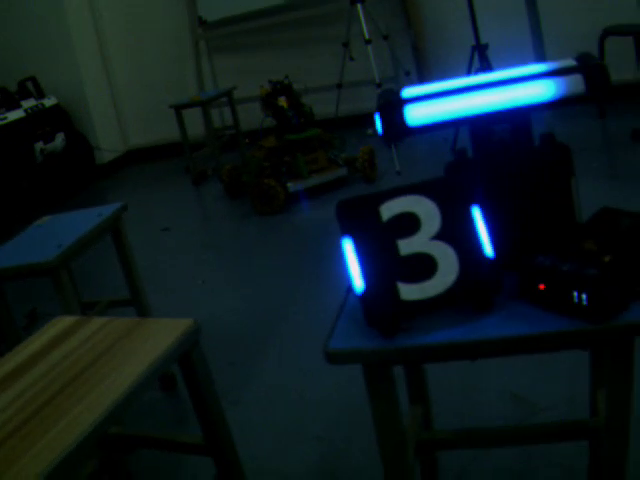
#> input picture frame 62 of test/T3/video.mp4, 640 x 480 px
$ python video_detector.py
#> lines starting #> are read from the running program, lines starting #| are printed output that depends on the picture; after the words box and inside, x2 and y2 are one past the last pixel; in counts of white or black regions, pixels touching at a corner belong together
#> in process_video, frame is the input picture: shape (480, 640, 3); mean B, G, R 31.3, 27.2, 13.1
import cv2
import numpy as np
from datetime import datetime


def detect_blue_light_arrow_v3(frame):
    """
    利用 T2 v3 版本：使用最小旋转矩形框选蓝色灯条目标
    """

    hsv = cv2.cvtColor(frame, cv2.COLOR_BGR2HSV)
#> hsv: shape (480, 640, 3); mean H, S, V 80, 172.3, 35

    lower_blue = np.array([90, 30, 180], dtype=np.uint8)
    upper_blue = np.array([140, 255, 255], dtype=np.uint8)
    mask = cv2.inRange(hsv, lower_blue, upper_blue)
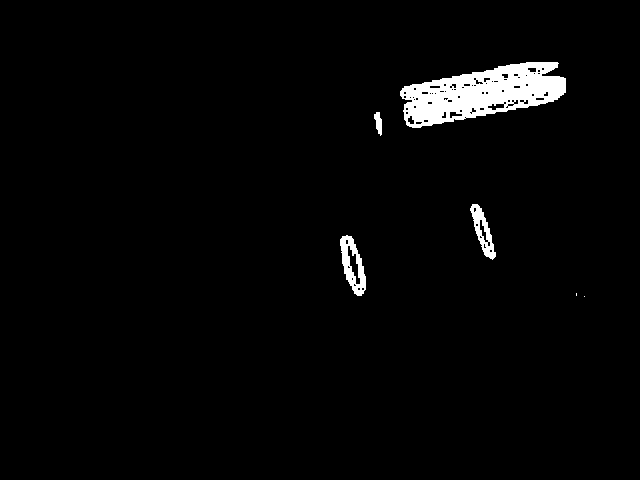
#> mask: shape (480, 640); 2.5% white; 6 white regions (2 under 20 px), largest, box (x1, y1, x2, y2) and area: (400, 62, 566, 128) 6264, (340, 235, 366, 296) 779, (470, 204, 496, 260) 577, (374, 112, 382, 136) 124

    kernel = cv2.getStructuringElement(cv2.MORPH_RECT, (3, 3))
    mask = cv2.morphologyEx(mask, cv2.MORPH_CLOSE, kernel, iterations=2)
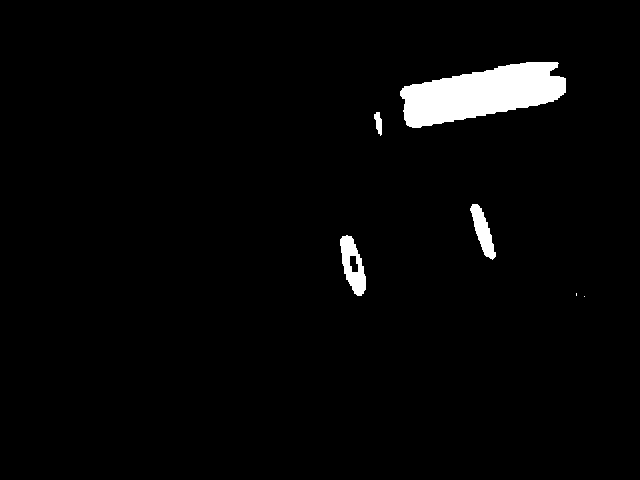
#> mask: shape (480, 640); 2.8% white; 6 white regions (2 under 20 px)

    contours, _ = cv2.findContours(mask, cv2.RETR_EXTERNAL, cv2.CHAIN_APPROX_SIMPLE)
#> contours = 6 contours, 2 with area under 20; largest, box (x1, y1, x2, y2) and area: (400, 62, 566, 128) 6662, (340, 235, 366, 296) 913, (470, 204, 496, 260) 610, (374, 112, 382, 136) 98

    result_frame = frame.copy()
    results = []

    for cnt in contours:
        area = cv2.contourArea(cnt)
        if area < 80:
            continue

        cv2.drawContours(result_frame, [cnt], -1, (0, 255, 0), 2)

        rect = cv2.minAreaRect(cnt)
        (x, y), (w, h), angle = rect
        if w < 5 or h < 5:
            continue

        box = cv2.boxPoints(rect)
        box = box.astype(np.int32)
        cv2.drawContours(result_frame, [box], 0, (0, 0, 255), 2)

        results.append(((int(x), int(y)), (int(w), int(h)), angle))
#> this loop made 6 passes
#> (area, x, y, w, h, angle, box) on passes 3 to 6: (913, 352.6, 265.2, 20, 61.78, -11.31, [[348, 297], [336, 236], [356, 232], [368, 293]]), (609.5, 482.8, 231.3, 13.91, 58.5, -18.43, [[485, 261], [466, 205], [480, 201], [498, 256]]), (97.5, 378.5, 123.4, 6.67, 23.34, -11.31, [[377, 135], [372, 112], [379, 111], [384, 134]]), (6661.5, 483.3, 92.12, 165.8, 45.74, -10.89, [[406, 130], [397, 85], [560, 54], [569, 98]])
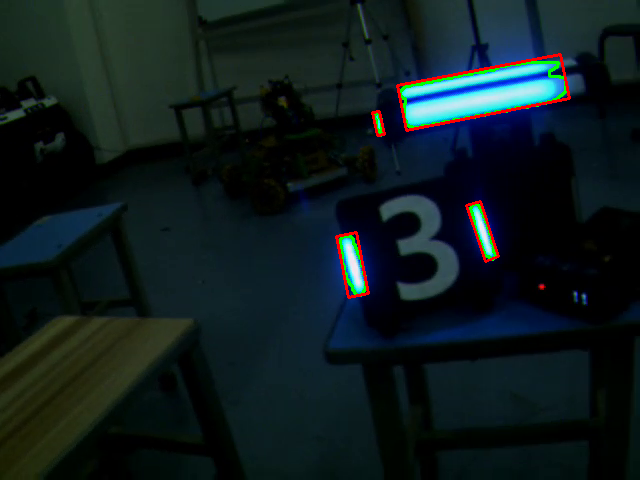
#> result_frame: shape (480, 640, 3); 1.19% of pixels changed, all inside (x1, y1, x2, y2) = (335, 53, 571, 299)
#> after the loop, results = [((352, 265), (20, 61), -11.31), ((482, 231), (13, 58), -18.43), ((378, 123), (6, 23), -11.31), ((483, 92), (165, 45), -10.89)]

    return mask, result_frame, results


def process_video(video_path):
    """
    打开视频文件或摄像头，实时检测蓝色灯条
    支持：
      - 空格键暂停/继续
      - S 键保存当前检测帧（带时间戳，不退出）
      - ESC 键退出
      - 输出 MP4 视频
    """
    cap = cv2.VideoCapture(video_path)

    if not cap.isOpened():
        print("无法打开视频文件或摄像头，请检查路径。")
        return

    # 获取视频信息
    w = int(cap.get(cv2.CAP_PROP_FRAME_WIDTH))
    h = int(cap.get(cv2.CAP_PROP_FRAME_HEIGHT))
    fps = cap.get(cv2.CAP_PROP_FPS)
    fps = fps if fps > 0 else 25

    print("视频已打开：")
    print("   [空格] 暂停/继续播放")
    print("   [S] 保存当前检测帧")
    print("   [ESC] 提前退出程序")

    timestamp = datetime.now().strftime("%Y%m%d_%H%M%S")
    out_name = f"output_arrow_detect_v3_{timestamp}.mp4"
    fourcc = cv2.VideoWriter_fourcc(*'mp4v')
    out = cv2.VideoWriter(out_name, fourcc, fps, (w, h))
    print(f"正在录制输出视频（如果提前退出将只有运行部分）：{out_name}")

    paused = False

    while True:
        if not paused:
            ret, frame = cap.read()
            if not ret:
                print("视频播放结束或无法读取帧。")
                break

            # 调用检测函数
            mask, result_frame, results = detect_blue_light_arrow_v3(frame)

            # 写入输出视频
            out.write(result_frame)

        cv2.imshow("Blue Light Detection (v3)", result_frame)
        key = cv2.waitKey(30) & 0xFF
#> (key Esc is pressed here)

        if key == 27:  # ESC 键退出
            print("已退出视频检测。")
            break

        elif key == ord('s'):  # S 键保存帧
            ts = datetime.now().strftime("%Y%m%d_%H%M%S")
            save_name = f"arrow_detect_v3_{ts}.png"
            cv2.imwrite(save_name, result_frame)
            print(f"已保存检测帧：{save_name}")

        elif key == ord(' '):  # 空格键暂停/继续
            paused = not paused
            if paused:
                print("⏸ 暂停中... 再按空格继续。")
            else:
                print("▶ 继续播放...")

    cap.release()
    out.release()
    cv2.destroyAllWindows()
    print(f"视频已保存至：{out_name}")


if __name__ == "__main__":
    video_path = "video.mp4"

    if video_path == "0":
        video_path = 0

    process_video(video_path)

$ run again, starting later in the video
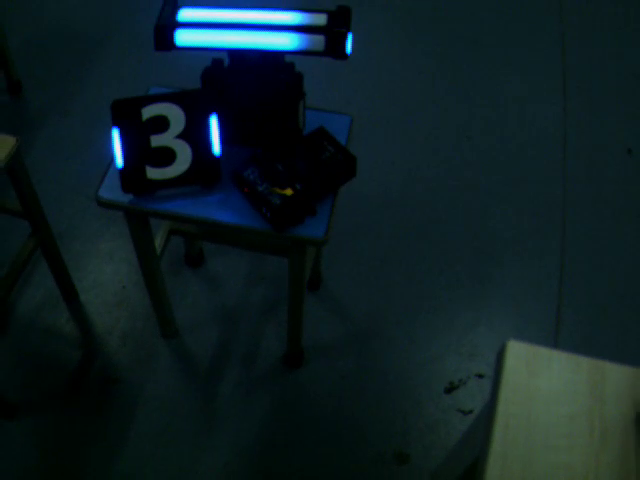
#> input picture frame 281 of test/T3/video.mp4, 640 x 480 px
#> in process_video, frame is the input picture: shape (480, 640, 3); mean B, G, R 34.8, 30.8, 13.5
#> hsv: shape (480, 640, 3); mean H, S, V 90.5, 180.9, 36.8
#> in detect_blue_light_arrow_v3, `mask = cv2.morphologyEx(mask, cv2.MORPH_CLOSE, kernel, iterations=2)`:
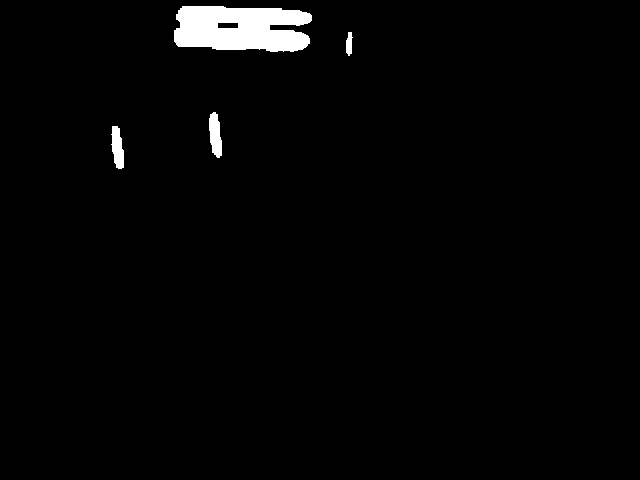
#> mask: shape (480, 640); 2% white; 4 white regions
#> contours = 4 contours; box (x1, y1, x2, y2) and area: (174, 6, 312, 52) 5056, (209, 112, 222, 158) 384, (111, 126, 124, 169) 348, (346, 32, 353, 56) 96
#> the loop in detect_blue_light_arrow_v3, `for cnt in contours:` made 4 passes
#> (area, x, y, w, h, angle, box) on passes 1 to 4: (348.5, 116.9, 146.9, 11.01, 42.91, -9.46, [[115, 169], [107, 126], [118, 124], [125, 167]]), (384.5, 215, 134.6, 11.13, 45.34, -4.76, [[211, 157], [207, 112], [218, 111], [222, 156]]), (95.5, 348.7, 43.45, 23.14, 5.8, -86.42, [[350, 55], [345, 54], [346, 31], [352, 32]]), (5055.5, 242.4, 28.36, 43.35, 136.6, -88.03, [[309, 52], [173, 47], [174, 4], [311, 9]])
#> after the loop in detect_blue_light_arrow_v3, `for cnt in contours:`:
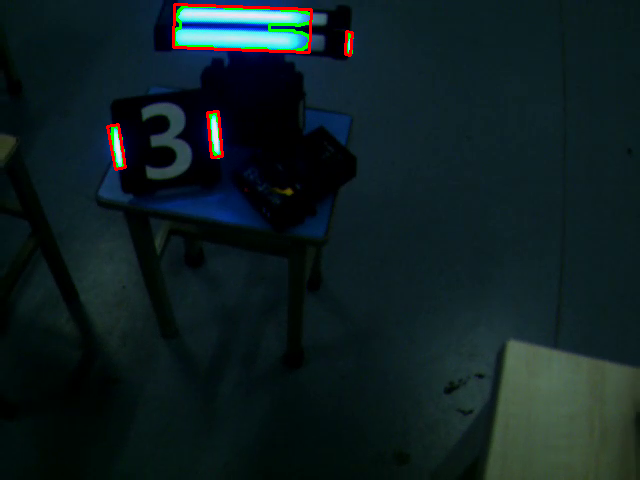
#> result_frame: shape (480, 640, 3); 0.94% of pixels changed, all inside (x1, y1, x2, y2) = (106, 3, 354, 171)
#> after the loop in detect_blue_light_arrow_v3, `for cnt in contours:`: results = [((116, 146), (11, 42), -9.46), ((214, 134), (11, 45), -4.76), ((348, 43), (23, 5), -86.42), ((242, 28), (43, 136), -88.03)]

$ run again, starting later in the video
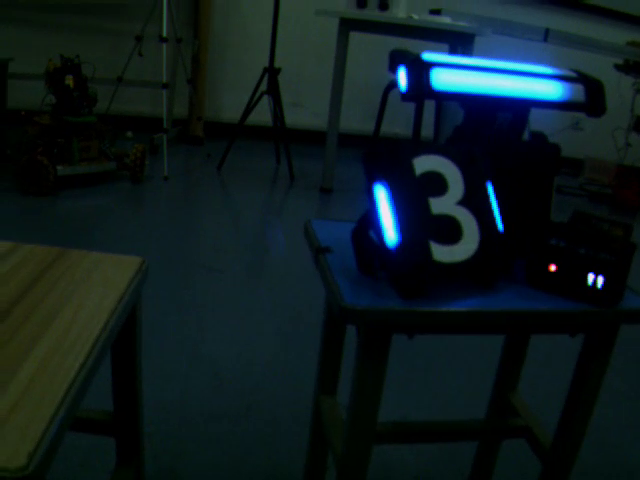
#> input picture frame 500 of test/T3/video.mp4, 640 x 480 px
#> in process_video, frame is the input picture: shape (480, 640, 3); mean B, G, R 30.4, 27.9, 13.8
#> hsv: shape (480, 640, 3); mean H, S, V 79.8, 170.5, 34.2
#> in detect_blue_light_arrow_v3, `mask = cv2.morphologyEx(mask, cv2.MORPH_CLOSE, kernel, iterations=2)`:
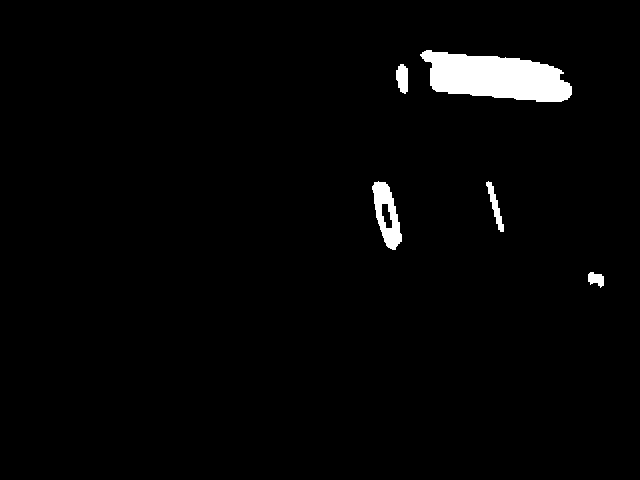
#> mask: shape (480, 640); 2.4% white; 5 white regions
#> contours = 5 contours; box (x1, y1, x2, y2) and area: (420, 50, 572, 102) 5223, (372, 181, 402, 250) 1152, (486, 181, 504, 232) 248, (396, 64, 408, 94) 247, (588, 272, 604, 288) 144
#> the loop in detect_blue_light_arrow_v3, `for cnt in contours:` made 5 passes
#> (area, x, y, w, h, angle, box) on passes 1 to 4: (144.5, 595.6, 279.3, 12.85, 17.22, -75.96, [[602, 287], [585, 283], [588, 270], [605, 275]]), (247.5, 495, 206.1, 7.02, 52.18, -14.93, [[498, 232], [484, 181], [491, 180], [505, 230]]), (1152, 386.4, 215, 21.1, 70.09, -14.04, [[384, 251], [367, 183], [388, 178], [405, 246]]), (247, 401.5, 78.5, 29, 11, -90, [[407, 93], [396, 93], [396, 64], [407, 64]])
#> after the loop in detect_blue_light_arrow_v3, `for cnt in contours:`:
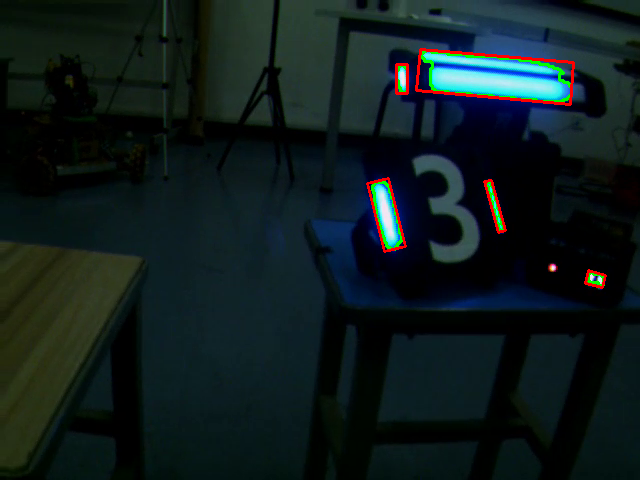
#> result_frame: shape (480, 640, 3); 1.22% of pixels changed, all inside (x1, y1, x2, y2) = (366, 48, 607, 289)
#> after the loop in detect_blue_light_arrow_v3, `for cnt in contours:`: results = [((595, 279), (12, 17), -75.96), ((495, 206), (7, 52), -14.93), ((386, 215), (21, 70), -14.04), ((401, 78), (29, 11), -90), ((495, 76), (41, 154), -84.81)]
